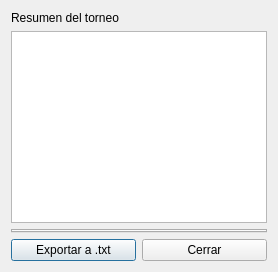
<?xml version="1.0" encoding="UTF-8"?>
<ui version="4.0">
 <class>VentanaReportes</class>
 <widget class="QDialog" name="VentanaReportes">
  <property name="windowTitle">
   <string>Reportes</string>
  </property>
  <layout class="QVBoxLayout" name="verticalLayout">
   <item>
    <widget class="QLabel" name="lblResumen">
     <property name="text"><string>Resumen del torneo</string></property>
    </widget>
   </item>
   <item>
    <widget class="QTextEdit" name="txtResumen">
     <property name="readOnly"><bool>true</bool></property>
    </widget>
   </item>
   <item>
    <widget class="QTabWidget" name="tabReportes"/>
   </item>
   <item>
    <layout class="QHBoxLayout" name="hButtons">
     <item>
      <widget class="QPushButton" name="btnExport">
       <property name="text"><string>Exportar a .txt</string></property>
      </widget>
     </item>
     <item>
      <widget class="QPushButton" name="btnCerrar">
       <property name="text"><string>Cerrar</string></property>
      </widget>
     </item>
    </layout>
   </item>
  </layout>
 </widget>
 <resources/>
 <connections/>
</ui>
